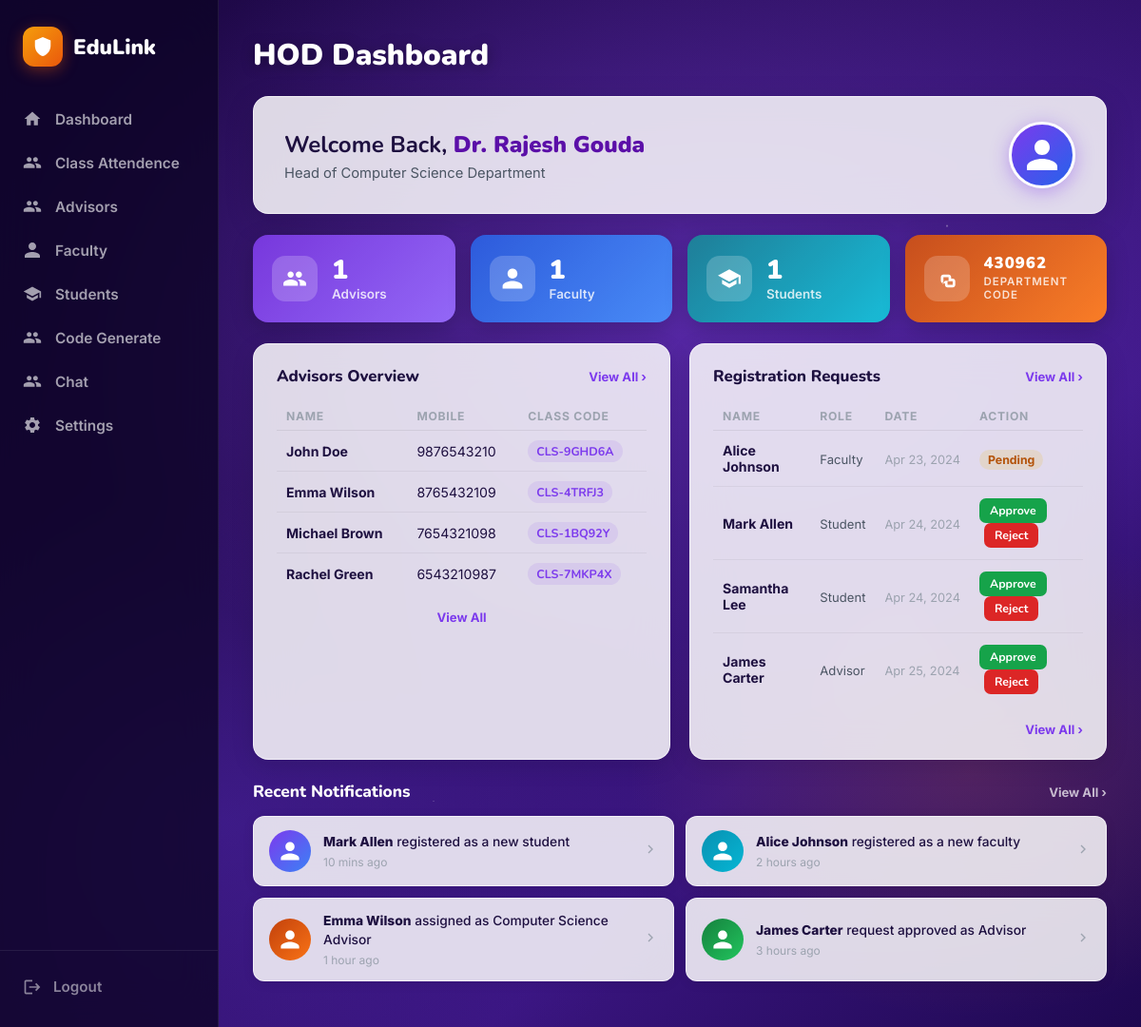
The page /hod/hod_dashboard/ (signed in) on the database its author committed.
### User/models.py (models this page shows)
class User(AbstractUser):
    roles = (
        ('hod', 'HOD'),
        ('advisor', 'Advisor'),
        ('faculty', 'Faculty'),
        ('student', 'Student'),
    )
    role = models.CharField(max_length=10, choices=roles)

### HOD/models.py (models this page shows, shortened)
class Department(models.Model):
  username=models.ForeignKey(User,on_delete=models.CASCADE,null=True)
  department=models.CharField(max_length=50)
  dept_code=models.CharField(max_length=50)

### HOD/views.py (the view)
# urls.py: path('hod_dashboard/',views.hod_dashboard,name='hod_dashboard'),
@login_required
def hod_dashboard(request):
  advisors_count = User.objects.filter(role='advisor').count()
  faculty_count=User.objects.filter(role='faculty').count()
  students_count=User.objects.filter(role='student').count()
  department=Department.objects.filter(username=request.user).first()
  context={'advisors_count': advisors_count,
           'faculty_count':faculty_count,
           'students_count':students_count,
           'department':department}
  return render(request,'hod_dashboard.html',context)

### HOD/templates/hod_dashboard.html (shortened to what this page needs)
{% extends "base.html" %}
{% block content %}
<h1 class="page-title">HOD Dashboard</h1>
<div class="welcome-card">
  <div class="welcome-text">
    <h2>Welcome Back, <strong>Dr. {{ user.first_name }} {{ user.last_name }}</strong></h2>
    <p>Head of Computer Science Department</p>
  </div>
  <div class="avatar-wrap">
    <svg viewBox="0 0 24 24">
      <path d="M12 12c2.7 0 4.8-2.1 4.8-4.8S14.7 2.4 12 2.4 7.2 4.5 7.2 7.2
                 9.3 12 12 12zm0 2.4c-3.2 0-9.6 1.6-9.6 4.8v2.4h19.2v-2.4
                 c0-3.2-6.4-4.8-9.6-4.8z" />
    </svg>
  </div>
</div>
<div class="stat-grid">
  <div class="stat-card purple">
    <div class="stat-icon">
    </div>
    <div class="stat-info">
      <div class="num">{{ advisors_count}}</div>
      <div class="lbl">Advisors</div>
    </div>
  </div>
  <div class="stat-card blue">
    <div class="stat-icon">
      <svg viewBox="0 0 24 24" fill="white">
        <path d="M12 12c2.7 0 4.8-2.1 4.8-4.8S14.7 2.4 12 2.4 7.2 4.5 7.2 7.2
                   9.3 12 12 12zm0 2.4c-3.2 0-9.6 1.6-9.6 4.8v2.4h19.2v-2.4
                   c0-3.2-6.4-4.8-9.6-4.8z" />
      </svg>
    </div>
    <div class="stat-info">
      <div class="num">{{ faculty_count }}</div>
      <div class="lbl">Faculty</div>
    </div>
  </div>
  <div class="stat-card teal">
    <div class="stat-icon">
      <svg viewBox="0 0 24 24" fill="white">
        <path d="M12 3L1 9l11 6 9-4.91V17h2V9L12 3zM5 13.18v4L12 21l7-3.82
                   v-4L12 17l-7-3.82z" />
      </svg>
    </div>
    <div class="stat-info">
      <div class="num">{{ students_count }}</div>
      <div class="lbl">Students</div>
    </div>
  </div>
  <div class="stat-card orange">
    <div class="stat-icon">
    </div>
    <div class="stat-info">
      <div class="num code-num">{{ department.dept_code|default:"Not created" }}</div>
      <div class="lbl code-lbl">Department Code</div>
    </div>
  </div>
</div>
<div class="two-col">
  <div class="panel-card">
    <div class="panel-header">
      <h3>Advisors Overview</h3>
      <a href="" class="view-all">View All &rsaquo;</a>
    </div>
    <table>
      <thead>
        <tr>
          <th>Name</th>
          <th>Mobile</th>
          <th>Class Code</th>
        </tr>
      </thead>
      <tbody>
        {% for advisor in advisors %}
        <tr>
          <td><strong>{{ advisor.first_name }} {{ advisor.last_name }}</strong></td>
          <td>{{ advisor.mobile }}</td>
          <td><span class="code-badge">{{ advisor.class_code }}</span></td>
        </tr>
        {% empty %}
        <tr>
          <td><strong>John Doe</strong></td>
          <td>9876543210</td>
          <td><span class="code-badge">CLS-9GHD6A</span></td>
        </tr>
        <tr>
          <td><strong>Emma Wilson</strong></td>
          <td>8765432109</td>
          <td><span class="code-badge">CLS-4TRFJ3</span></td>
        </tr>
        <tr>
          <td><strong>Michael Brown</strong></td>
          <td>7654321098</td>
          <td><span class="code-badge">CLS-1BQ92Y</span></td>
        </tr>
        <tr>
          <td><strong>Rachel Green</strong></td>
          <td>6543210987</td>
          <td><span class="code-badge">CLS-7MKP4X</span></td>
        </tr>
        {% endfor %}
      </tbody>
    </table>
    <div style="text-align:center;margin-top:14px;">
      <a href="" class="view-all">View All</a>
    </div>
  </div>
  <div class="panel-card">
    <div class="panel-header">
      <h3>Registration Requests</h3>
      <a href="" class="view-all">View All &rsaquo;</a>
    </div>
    <table>
      <thead>
        <tr>
          <th>Name</th>
          <th>Role</th>
          <th>Date</th>
          <th>Action</th>
        </tr>
      </thead>
      <tbody>
        {% for req in registration_requests %}
        <tr>
          <td><strong>{{ req.first_name }} {{ req.last_name }}</strong></td>
          <td><span class="role-tag">{{ req.get_role_display }}</span></td>
          <td><span class="date-tag">{{ req.created_at|date:"M d, Y" }}</span></td>
          <td>
            {% if req.status == 'pending' %}
            <form method="POST" action="" style="display:inline;">
              {% csrf_token %}<button type="submit" class="btn-approve">Approve</button>
            </form>
            <form method="POST" action="" style="display:inline;">
              {% csrf_token %}<button type="submit" class="btn-reject">Reject</button>
            </form>
            {% else %}
            <span class="pending-badge">{{ req.status|capfirst }}</span>
            {% endif %}
          </td>
        </tr>
        {% empty %}
        <tr>
          <td><strong>Alice Johnson</strong></td>
          <td><span class="role-tag">Faculty</span></td>
          <td><span class="date-tag">Apr 23, 2024</span></td>
          <td><span class="pending-badge">Pending</span></td>
        </tr>
        <tr>
          <td><strong>Mark Allen</strong></td>
          <td><span class="role-tag">Student</span></td>
          <td><span class="date-tag">Apr 24, 2024</span></td>
          <td><button class="btn-approve">Approve</button><button class="btn-reject">Reject</button></td>
        </tr>
        <tr>
          <td><strong>Samantha Lee</strong></td>
          <td><span class="role-tag">Student</span></td>
          <td><span class="date-tag">Apr 24, 2024</span></td>
          <td><button class="btn-approve">Approve</button><button class="btn-reject">Reject</button></td>
        </tr>
        <tr>
          <td><strong>James Carter</strong></td>
          <td><span class="role-tag">Advisor</span></td>
          <td><span class="date-tag">Apr 25, 2024</span></td>
          <td><button class="btn-approve">Approve</button><button class="btn-reject">Reject</button></td>
        </tr>
        {% endfor %}
      </tbody>
    </table>
    <div style="text-align:right;margin-top:14px;">
      <a href="" class="view-all">View All &rsaquo;</a>
    </div>
  </div>
</div>
<div class="section-header">
  <h3>Recent Notifications</h3>
  <a href="" class="view-all" style="color:rgba(255,255,255,.70);">View All &rsaquo;</a>
</div>
<div class="notif-grid">
  {% for notif in notifications %}
  <div class="notif-item">
    <div class="notif-avatar {{ notif.color|default:'' }}">
      <svg viewBox="0 0 24 24">
        <path
          d="M12 12c2.7 0 4.8-2.1 4.8-4.8S14.7 2.4 12 2.4 7.2 4.5 7.2 7.2 9.3 12 12 12zm0 2.4c-3.2 0-9.6 1.6-9.6 4.8v2.4h19.2v-2.4c0-3.2-6.4-4.8-9.6-4.8z" />
      </svg>
    </div>
    <div class="notif-content">
      <p>{{ notif.message }}</p>
      <span class="time">{{ notif.created_at|timesince }} ago</span>
    </div>
    <div class="notif-arrow">
      <svg viewBox="0 0 24 24" fill="none" stroke="currentColor" stroke-width="2">
        <path d="M9 18l6-6-6-6" />
      </svg>
    </div>
  </div>
  {% empty %}
  <div class="notif-item">
    <div class="notif-avatar">
      <svg viewBox="0 0 24 24">
        <path
          d="M12 12c2.7 0 4.8-2.1 4.8-4.8S14.7 2.4 12 2.4 7.2 4.5 7.2 7.2 9.3 12 12 12zm0 2.4c-3.2 0-9.6 1.6-9.6 4.8v2.4h19.2v-2.4c0-3.2-6.4-4.8-9.6-4.8z" />
      </svg>
    </div>
    <div class="notif-content">
      <p><strong>Mark Allen</strong> registered as a new student</p><span class="time">10 mins ago</span>
    </div>
    <div class="notif-arrow"><svg viewBox="0 0 24 24" fill="none" stroke="currentColor" stroke-width="2">
        <path d="M9 18l6-6-6-6" />
      </svg></div>
  </div>
  <div class="notif-item">
    <div class="notif-avatar teal">
      <svg viewBox="0 0 24 24">
        <path
          d="M12 12c2.7 0 4.8-2.1 4.8-4.8S14.7 2.4 12 2.4 7.2 4.5 7.2 7.2 9.3 12 12 12zm0 2.4c-3.2 0-9.6 1.6-9.6 4.8v2.4h19.2v-2.4c0-3.2-6.4-4.8-9.6-4.8z" />
      </svg>
    </div>
    <div class="notif-content">
      <p><strong>Alice Johnson</strong> registered as a new faculty</p><span class="time">2 hours ago</span>
    </div>
    <div class="notif-arrow"><svg viewBox="0 0 24 24" fill="none" stroke="currentColor" stroke-width="2">
        <path d="M9 18l6-6-6-6" />
      </svg></div>
  </div>
  <div class="notif-item">
    <div class="notif-avatar orange">
      <svg viewBox="0 0 24 24">
        <path
          d="M12 12c2.7 0 4.8-2.1 4.8-4.8S14.7 2.4 12 2.4 7.2 4.5 7.2 7.2 9.3 12 12 12zm0 2.4c-3.2 0-9.6 1.6-9.6 4.8v2.4h19.2v-2.4c0-3.2-6.4-4.8-9.6-4.8z" />
      </svg>
    </div>
    <div class="notif-content">
      <p><strong>Emma Wilson</strong> assigned as Computer Science Advisor</p><span class="time">1 hour ago</span>
    </div>
    <div class="notif-arrow"><svg viewBox="0 0 24 24" fill="none" stroke="currentColor" stroke-width="2">
        <path d="M9 18l6-6-6-6" />
      </svg></div>
  </div>
  <div class="notif-item">
    <div class="notif-avatar green">
      <svg viewBox="0 0 24 24">
        <path
          d="M12 12c2.7 0 4.8-2.1 4.8-4.8S14.7 2.4 12 2.4 7.2 4.5 7.2 7.2 9.3 12 12 12zm0 2.4c-3.2 0-9.6 1.6-9.6 4.8v2.4h19.2v-2.4c0-3.2-6.4-4.8-9.6-4.8z" />
      </svg>
    </div>
    <div class="notif-content">
      <p><strong>James Carter</strong> request approved as Advisor</p><span class="time">3 hours ago</span>
    </div>
    <div class="notif-arrow"><svg viewBox="0 0 24 24" fill="none" stroke="currentColor" stroke-width="2">
        <path d="M9 18l6-6-6-6" />
      </svg></div>
  </div>
  {% endfor %}
</div>
{% endblock %}

### HOD/templates/hod_dashboard.html (style rules this page uses)
.welcome-card { background: var(--card-bg); backdrop-filter: blur(22px); border: 1px solid var(--card-border); border-radius: var(--radius); padding: 26px 32px; display: flex; align-items: center; justify-content: space-between; margin-bottom: 22px; box-shadow: 0 8px 32px rgba(0, 0, 0, .14); }
.welcome-text h2 { font-family: 'Nunito', sans-serif; font-size: 1.5rem; font-weight: 700; color: var(--text-dark); margin-bottom: 5px; }
.welcome-text h2 strong { color: #5b0fa8; font-weight: 900; }
.welcome-text p { color: var(--text-mid); font-size: 0.92rem; }
.avatar-wrap { width: 70px; height: 70px; border-radius: 50%; background: linear-gradient(135deg, #7c3aed, #2563eb); display: flex; align-items: center; justify-content: center; box-shadow: 0 4px 20px rgba(124, 58, 237, .40); flex-shrink: 0; border: 3px solid white; overflow: hidden; }
.avatar-wrap svg { width: 40px; height: 40px; fill: white; }
.stat-grid { display: grid; grid-template-columns: repeat(4, 1fr); gap: 16px; margin-bottom: 22px; }
.stat-card { border-radius: var(--radius); padding: 22px 20px; display: flex; align-items: center; gap: 15px; box-shadow: 0 6px 24px rgba(0, 0, 0, .20); cursor: pointer; position: relative; overflow: hidden; transition: transform .2s, box-shadow .2s; }
.stat-card::after { content: ''; position: absolute; inset: 0; background: rgba(255, 255, 255, .07); pointer-events: none; }
.stat-card.purple { background: linear-gradient(135deg, #6d28d9, #8b5cf6); }
.stat-card.blue { background: linear-gradient(135deg, #1d4ed8, #3b82f6); }
.stat-card.teal { background: linear-gradient(135deg, #0e7490, #06b6d4); }
.stat-card.orange { background: linear-gradient(135deg, #c2410c, #f97316); }
.stat-icon { width: 48px; height: 48px; background: rgba(255, 255, 255, .20); border-radius: 14px; display: flex; align-items: center; justify-content: center; flex-shrink: 0; }
.stat-icon svg { width: 26px; height: 26px; }
.stat-info .num { font-family: 'Nunito', sans-serif; font-size: 1.75rem; font-weight: 900; color: white; line-height: 1; }
.stat-info .lbl { font-size: 0.84rem; color: rgba(255, 255, 255, .80); font-weight: 600; margin-top: 3px; }
.code-num { font-size: 1.05rem !important; letter-spacing: .06em; }
.code-lbl { font-size: 0.72rem !important; text-transform: uppercase; letter-spacing: .08em; }
.two-col { display: grid; grid-template-columns: 1fr 1fr; gap: 20px; margin-bottom: 22px; }

### rows shown on the page
User: first_name "Rajesh", last_name "Gouda"
Department: dept_code "430962"

### other values the page prints
{{ advisors_count }} "1"
{{ faculty_count }} "1"
{{ students_count }} "1"
